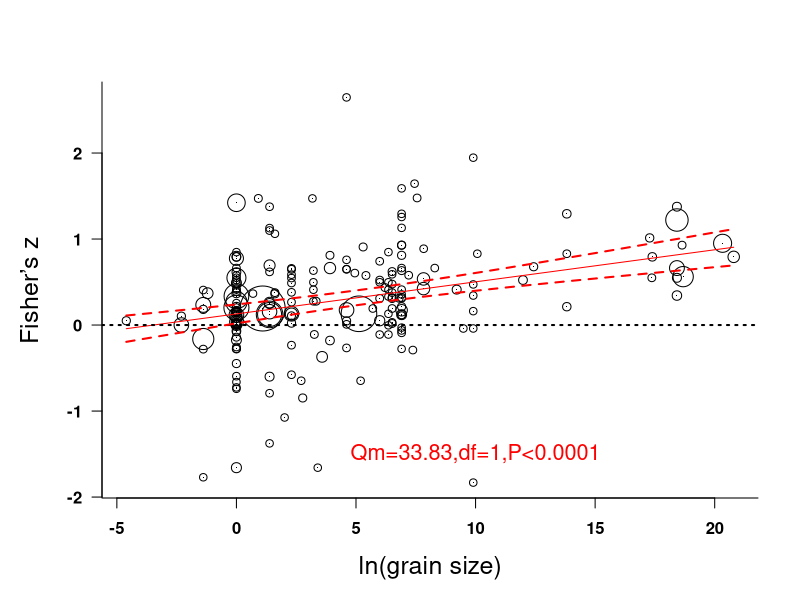
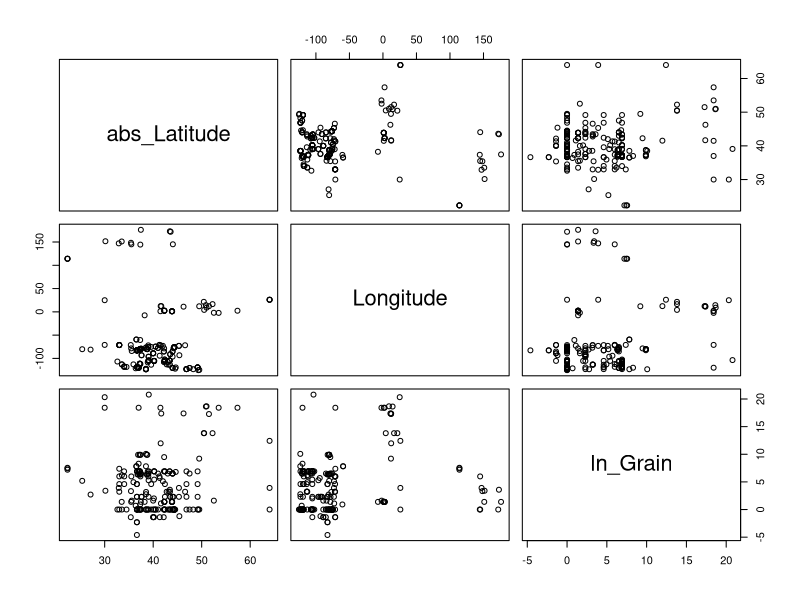
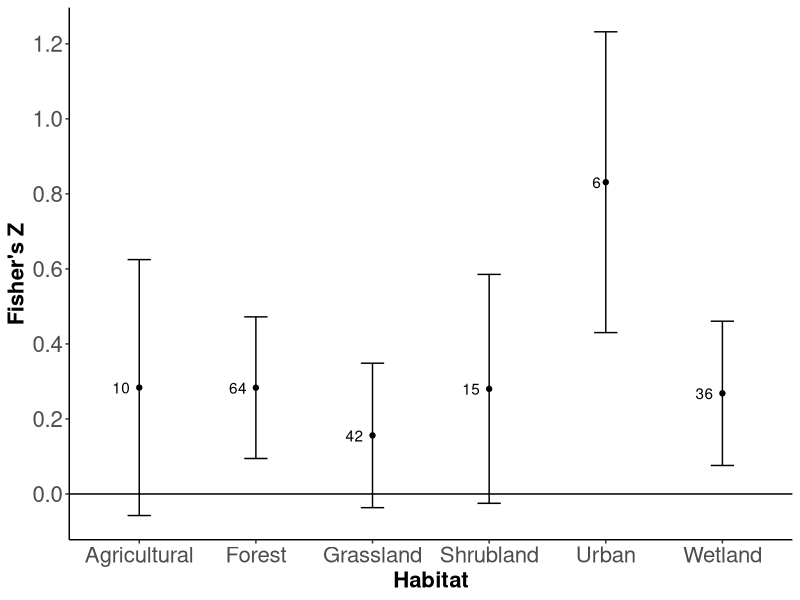
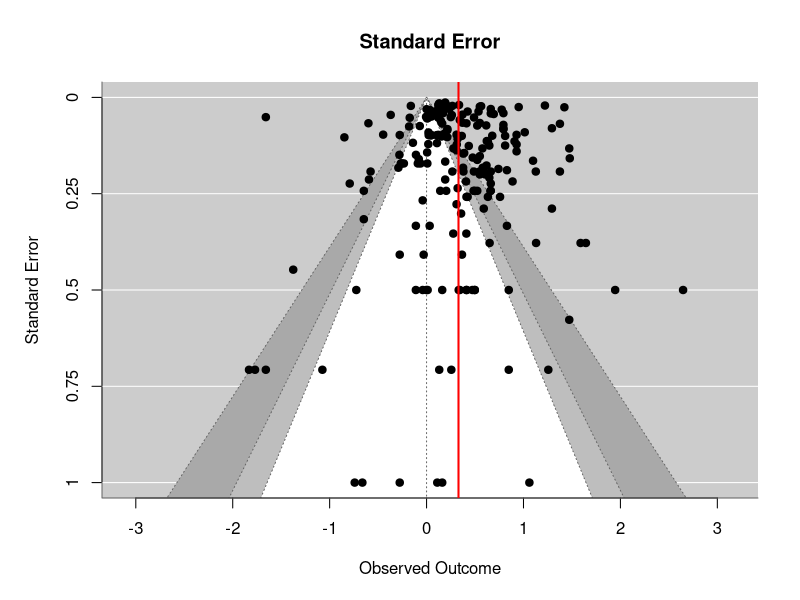

Write the R code that produced these figures, in order. (Note: this script raises an error after producing the figures.)
## ---- chunk 1
library(metafor)
library(plyr)
library(polycor)
library(readr)
library(ggplot2)
library(maps)
## ---- chunk 2
dat<- read_csv("../data/DataS2_MetaAnalysisDatabase.csv")
dat<-as.data.frame(dat)
dat$abs_Latitude <- abs(dat$Latitude)
## ---- chunk 3
random <- list(~ 1 | Study / Case)
metar <- rma.mv(yi = z, V = var_z, mods = ~ ln_Grain, random = random, data = dat, method = "ML")

###得到图1及table2中的结果
summary(metar)

####计算该分层模型的I2
W <- diag(1/dat$var_z)
X <- model.matrix(metar)
P <- W - W %*% X %*% solve(t(X) %*% W %*% X) %*% t(X) %*% W
100 * sum(metar$sigma2) / (sum(metar$sigma2) + (metar$k-metar$p)/sum(diag(P)))
## ---- chunk 4
par(mar=c(5.1,5.1,4.1,2.1))
new_ln_Grain<-seq(from = min(dat$ln_Grain),to = max(dat$ln_Grain), length = 204)
preds <- predict(metar, newmods=new_ln_Grain)
wi<- 1/dat$var_z
wi <- na.omit(wi)
size  <-1+ 5.0 * (wi - min(wi))/(max(wi) - min(wi))

plot(dat$ln_Grain, dat$z, pch=1, cex=size, col="black",
         xlab="ln(grain size)", ylab="Fisher’s z",
         las=1, bty="l", font=2,cex.lab=1.5)
points(dat$ln_Grain, dat$z, pch=16, cex=0.1)
lines(new_ln_Grain, preds$pred,col="red")
abline(h=0, lty="dotted",col="black",lwd=2)
lines(new_ln_Grain, preds$ci.lb, lty="dashed",lwd=2,col="red")
lines(new_ln_Grain, preds$ci.ub, lty="dashed",lwd=2,col="red")
text(c(10), -1.5, c("Qm=33.83,df=1,P<0.0001"),cex=1.3,font=1,col="red")
## ---- chunk 5
pairs(~ abs_Latitude + Longitude + ln_Grain, data = dat)
dat$Habitat_type<-as.factor(dat$Habitat_type)
dat$Extent<-as.ordered(dat$Extent)

hetcor(data = dat[, c("ln_Grain", "abs_Latitude", "Longitude", "Extent", "Habitat_type")], std.err = FALSE)

lat <- rma.mv(yi = z, V = var_z, mods = ~ abs_Latitude, random = random, data = dat, method = "ML")
lon2 <- rma.mv(yi = z, V = var_z, mods = ~ Longitude + I(Longitude^2), random = random, data = dat, method = "ML")
ext <- rma.mv(yi = z, V = var_z, mods = ~ -1 + Extent, random = random, data = dat, method = "ML")
ext.ord <- rma.mv(yi = z, V = var_z, mods = ~ ordered(Extent), random = random, data = dat, method = "ML")
summary(ext.ord)

subset.hab <- dat[which(dat$Habitat_type != "many"), ]
hab.full <- rma.mv(yi = z, V = var_z, mods = ~ -1 + Habitat_type, random = random, data = dat, method = "ML")
hab <- rma.mv(yi = z, V = var_z, mods = ~ -1 + Habitat_type, random = random, data = subset.hab, method = "ML")
hab.Q <- rma.mv(yi = z, V = var_z, mods = ~ Habitat_type, random = random, data = subset.hab, method = "ML")
summary(hab.Q)

###I2的计算
W <- diag(1/subset.hab$var_z)
X <- model.matrix(hab.Q)
P <- W - W %*% X %*% solve(t(X) %*% W %*% X) %*% t(X) %*% W
100 * sum(hab.Q$sigma2) / (sum(hab.Q$sigma2) + (hab.Q$k-hab.Q$p)/sum(diag(P)))
## ---- chunk 6
coef(summary(hab))
estimates4 <- coef(summary(hab))[,1]
se4 <- coef(summary(hab))[,2]
variances4<- se4^2

dd1<-as.data.frame(table(subset.hab$Habitat_type))

samplesize<-as.data.frame(dd1$Freq)
samplesize<-samplesize[-4,]
labels4 <- c("Agricultural", "Forest", "Grassland", "Shrubland", "Urban", "Wetland")
dat2<-as.data.frame(cbind(labels4,estimates4,se4))

dat2$estimates4 <- as.numeric(as.character(dat2$estimates4))
dat2$se4 <- as.numeric(as.character(dat2$se4))
dat2$samplesize <- samplesize

ggplot(dat=dat2,aes(x=labels4, y=estimates4))+geom_point()+
geom_errorbar(aes(ymin=estimates4-1.96*se4, 
                  ymax=estimates4+1.96*se4), 
              width=.2)+
             theme_bw() + 
             labs(x="Habitat",y="Fisher's Z")+
             scale_y_continuous(breaks = seq(-0.2, 1.2, by = 0.2))+
             theme(panel.border = element_blank(), 
             panel.grid.major = element_blank(),
             panel.grid.minor = element_blank(), 
             axis.line = element_line(colour = "black"))+
             theme(axis.text=element_text(size=16),
             axis.title=element_text(size=16,face="bold"))+
             geom_hline(yintercept =0)+
  geom_text(aes(label=samplesize), hjust=1.5)
## ---- chunk 7
randomonly <- rma.mv(yi = z, V = var_z, random = random, data = dat, method = "REML")
randomonly2 <- rma(yi = z, vi = var_z, data = dat)
funnel(randomonly2, level=c(90, 95, 99),
       shade=c("white", "gray", "darkgray"), refline=0,
       main="Standard Error")
abline(v=randomonly$b, lty="solid",col="red",lwd=2)
## ---- chunk 8
# 1. 读取数据
dat <- read.csv("DataS2_MetaAnalysisDatabase.csv", stringsAsFactors = FALSE)

# 2. 定义世界地图数据
world <- map_data("world")

# 3. 绘制 Figure 4a
ggplot() +
  geom_polygon(data = world, aes(x = long, y = lat, group = group),
               fill = "gray90", color = "gray50") +
  geom_point(data = dat, aes(x = Longitude, y = Latitude),
             color = "#A23B72", size = 1.5, alpha = 0.7) +
  coord_fixed() +
  labs(x = "Longitude", y = "Latitude", title = "Figure 4a") +
  theme_classic()
